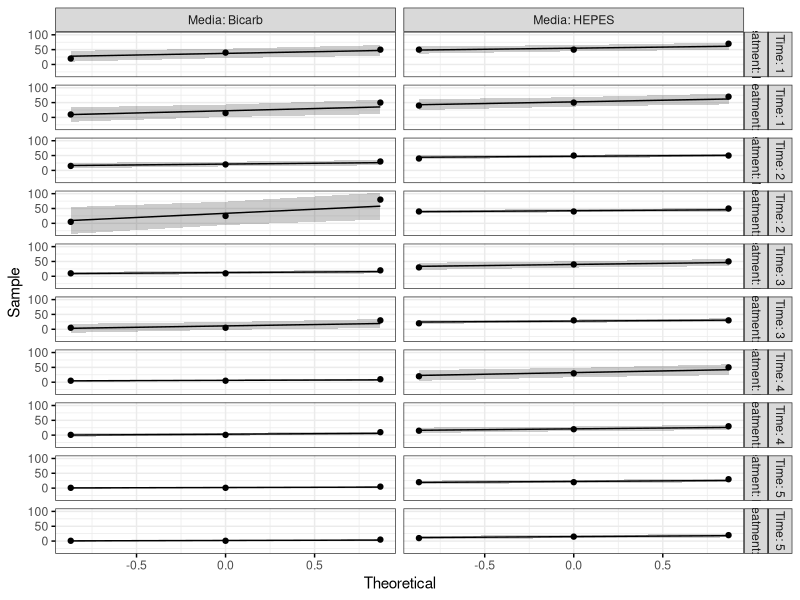

This chart was generated by the following R code: (Note: this script raises an error after producing the figure.)
# Motility
mot = read.csv("motility.csv", sep=',', header=T)
str(mot)
mot$motility = mot$Motility....

install.packages("ggplot2")
library(ggplot2)

install.packages("ggpubr")
library(ggpubr)

install.packages("rstatix")
library(rstatix)

install.packages("tidyverse")
library(tidyverse)

mot$Dunnart = as.factor(mot$Dunnart)
mot$Time = as.factor(mot$Time)

# Three-Way Mixed AVONA (BWW)

# Check some assumptions:

mot %>%
  group_by(Media, Time, Treatment) %>%
  shapiro_test(motility)

ggqqplot(mot, "motility", ggtheme = theme_bw()) +
  facet_grid(Time + Treatment ~ Media, labeller = "label_both")

mot %>%
  group_by(Treatment, Time) %>%
  levene_test(motility ~ Media)

mot.aov = anova_test(
  data = mot, 
  dv = motility, 
  wid = Dunnart,
  between = Media,
  within = c(Treatment, Time)
)
get_anova_table(mot.aov)

mot.aov$ANOVA[1]

capture.output(get_anova_table(mot.aov),file="aov.tsv")
write.csv(get_anova_table(mot.aov),"aov.csv", row.names = FALSE)

mot.aov = anova_test(
  data = mot, 
  dv = motility, 
  wid = c(Dunnart,Treatment),
  between = Media,
  within = Time
)
get_anova_table(mot.aov)


# Plotting

# First translate time points to minutes:
mot$mins = (as.numeric(mot$Time)*30)-30


# summarise data:
mot.sums = mot %>%
  group_by(mins, Media, Treatment) %>%
  summarise(avg = mean(motility),
            s.dev = sd(motility),
            s.e = sd(motility)/sqrt(3)) %>%
  arrange(mins)

# concatenate treatment and media
mot.sums$Groups = paste(mot.sums$Media, mot.sums$Treatment)



# ggplot object:
mot.ggplot = mot.sums %>%
  ggplot(aes(x = mins, y = avg)) +
  geom_line(aes(col=Groups)) +
  geom_errorbar(aes(ymin = avg-s.e, ymax = avg+s.e, col=Groups), width = 1) +
  geom_point(aes(shape=Groups, fill=Groups), size = 4) +
  scale_shape_manual(values=c(15, 16, 21, 22), name = "Media", label = c("HEPES (S)", "HEPES (NS)", "Bicarbonate (S)", "Bicarbonate (NS)")) +
  scale_colour_manual(values=c("grey50","grey50","grey50","grey50")) +
  scale_fill_manual(values=c("black","black","white","white")) +
  theme_bw() +
  scale_x_continuous(breaks=c(0, 30, 60, 90, 120, 150)) +
  labs(y="Motile sperm (%)", x="Time (mins)") +
  theme(panel.grid.major = element_blank(), panel.grid.minor = element_blank())


# Plot the plot without legend for colour aes:
mot.ggplot + guides(colour = "none", fill = "none")

# With outlier removed from CI and placed as a point:

mot.rm = mot[ which(mot$motility!=80), ]
mot.rm.sums = mot.rm %>%
  group_by(mins, Media, Treatment) %>%
  summarise(avg = mean(motility),
            s.dev = sd(motility),
            s.e = sd(motility)/sqrt(length(motility))) %>%
  arrange(mins)

# concatenate treatment and media
mot.rm.sums$Groups = paste(mot.rm.sums$Media, mot.rm.sums$Treatment)
mot.rm.sums$Groups = as.factor(mot.rm.sums$Groups)

# reorder levels
levels(mot.rm.sums$Groups)
mot.rm.sums$Groups = factor(mot.rm.sums$Groups, levels = rev(levels(mot.rm.sums$Groups)))
levels(mot.rm.sums$Groups)


# ggplot object:
mot.rm.ggplot = mot.rm.sums %>%
  ggplot(aes(x = mins, y = avg)) +
  geom_line(aes(col=Groups)) +
  geom_errorbar(aes(ymin = avg-s.e, ymax = avg+s.e, col=Groups), width = 1) +
  geom_point(aes(shape=Groups, fill=Groups), size = 4) +
  geom_point(aes(x=30, y=80), shape=21, fill="white", size = 2) +
  scale_shape_manual(values=c(15, 16, 22, 21), name = "Media", label = c("HEPES (SOF)", "HEPES (-)", "Bicarbonate (SOF)", "Bicarbonate (-)")) +
  scale_colour_manual(values=c("grey50","grey50","grey50","grey50")) +
  scale_fill_manual(values=c("black","black","white","white")) +
  theme_bw() +
  scale_x_continuous(breaks=c(0, 30, 60, 90, 120, 150)) +
  labs(y="Motile sperm (%)", x="Time (mins)") +
  theme(panel.grid.major = element_blank(), panel.grid.minor = element_blank())

# Plot the plot without legend for colour aes:
mot.rm.ggplot + guides(colour = "none", fill = "none")


### Capacitation

cap = read.csv('Capacitation.csv', sep = ',', header=T)
cap.piv = cap %>%
  pivot_longer(!c(DUNNART, TREATMENT), names_to = "TIME", values_to = "Capacitation")

cap.piv %>%
  group_by(TREATMENT, TIME) %>%
  shapiro_test(Capacitation)

cap.piv$TREATMENT = as.factor(cap.piv$TREATMENT)
cap.piv$TIME = as.factor(cap.piv$TIME)

ggqqplot(cap.piv, "Capacitation", ggtheme = theme_bw()) +
  facet_grid(TIME ~ TREATMENT, labeller = "label_both")

cap.piv %>%
  group_by(TIME) %>%
  levene_test(Capacitation ~ as.factor(TREATMENT))

cap.aov = anova_test(
  data = cap.piv, 
  dv = Capacitation, 
  wid = DUNNART,
  within = c(TREATMENT, TIME)
)
get_anova_table(cap.aov)
write.csv(get_anova_table(cap.aov),"cap_aov.csv", row.names = FALSE)

# Pairwise tests




# GGplots:
cap.bp = cap.piv %>%
  ggplot(aes(x=TREATMENT, y=Capacitation, fill=TIME)) +
  geom_boxplot() +
  scale_fill_manual(values=c("grey40","grey80"), name = "Time point", label = c('1','2')) +
  labs(y="Capacitated sperm (%)", x="Treatment") +
  scale_x_discrete(label = c("P4","cAMP","butter","butt")) +
  theme_bw() +
  theme(panel.grid.major = element_blank(), panel.grid.minor = element_blank())

cap.bp


# summarise data:
cap.sums = cap.piv %>%
  group_by(TREATMENT, TIME) %>%
  summarise(avg = mean(Capacitation),
            s.dev = sd(Capacitation),
            s.e = sd(Capacitation)/sqrt(length(Capacitation))) %>%
  arrange(TREATMENT)

# ggplot object:
cap.bar.ggplot = cap.sums %>%
  ggplot(aes(x = TREATMENT, y = avg, fill=TIME)) +
  geom_bar(position=position_dodge(), stat="Identity", width = 0.5, color="black") +
  geom_errorbar(aes(ymin = avg-s.e, ymax = avg+s.e, col=TIME), position=position_dodge(0.5), width = 0.125) +
  theme_bw() +
  labs(y="Motile sperm (%)", x="Treatment") +
  scale_colour_manual(values=c("black","black")) +
  scale_fill_manual(values=c("grey80","grey40"), name = "Time elapsed", label = c('swim-out','90 minutes')) +
  scale_x_discrete(label = c("P4","P4+cAMP+PTX","P4+IBMX+MBCD","No supplementation")) +
  theme(panel.grid.major = element_blank(), panel.grid.minor = element_blank())

cap.bar.ggplot + guides(colour = "none")

